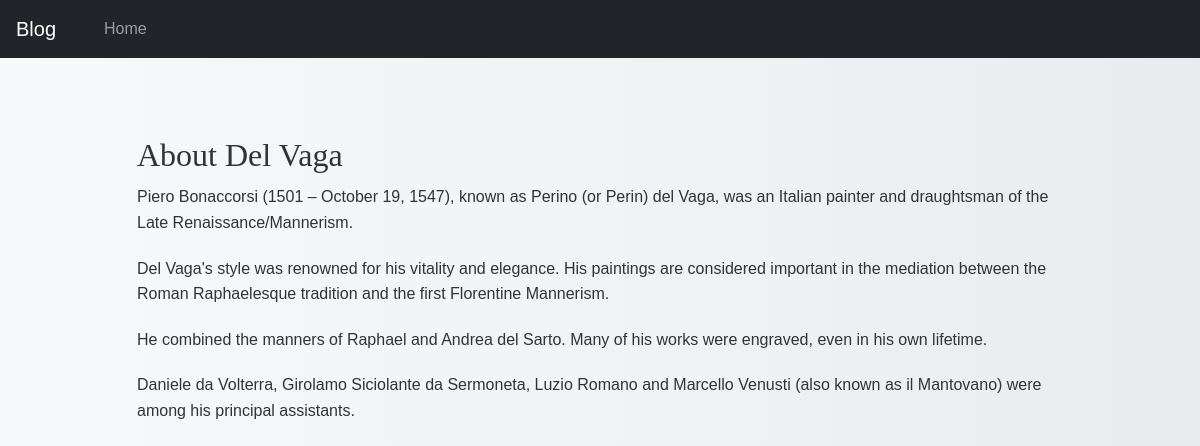
Screenshot of /blog/del_vaga/ with the database file from the repository.
### blog/models.py (models this page shows, shortened)
class Post(models.Model):
    class NewManager(models.Manager):
        def get_queryset(self):
            return super().get_queryset() .filter(status='published')
    options = (
        ('draft', 'Draft'),
        ('published', 'Published'),
    )
    title = models.CharField(max_length=300)
    excerpt = models.TextField(null=True )
    slug = models.SlugField(max_length=300, unique_for_date='publish')
    publish = models.DateTimeField(default=timezone.now)
    author = models.ForeignKey(User, on_delete=models.CASCADE, related_name='blog_posts')
    content = models.TextField()
    status = models.CharField(max_length=10, choices=options, default='draft')
    objects = models.Manager() #default
    newmanager = NewManager() #custom
    class Meta:
        ordering = ('-publish',)

### blog/views.py (the view)
# urls.py: path('<slug:post>/', views.post_single, name='post_single'),
def post_single(request, post):
    post = get_object_or_404(Post, slug=post, status='published')
    return render(request, 'single.html', {'post' : post})

### blog/templates/single.html (shortened to what this page needs)
<!DOCTYPE html>
<html lang="en">
<head>
<link rel="stylesheet" href="https://cdn.jsdelivr.net/npm/bootstrap@5.3.3/dist/css/bootstrap.rtl.min.css">
</head>
<body>
    <nav class="navbar navbar-expand-lg navbar-dark bg-dark">
        <a class="navbar-brand" href="#">Blog</a>
        <div class="collapse navbar-collapse" id="navbarNav">
          <ul class="navbar-nav">
            <li class="nav-item">
              <a class="nav-link"  href="http://127.0.0.1:8000/blog"> Home </a>
            </li>
          </ul>
      </div>
    </nav>
    <div class="container">
        <div class="row justify-content-md-center">
            <div class="col-md-10 pt-5">
              <div class="col-14"><h1 class="post-title">{{ post.title }}</h1></div>
              <div class="col-14" class="post-content">{{ post.content|safe}}</div>
            </div>
        </div>
      </div>
</body>
</html>

### blog/templates/single.html (style rules this page uses)
body { font-family: 'Arial', sans-serif; line-height: 1.6; color: #333; }
h1, h2, h3, h4, h5, h6 { font-family: 'Georgia', serif; margin-bottom: 20px; }
p { margin-bottom: 20px; }
.navbar { margin-bottom: 30px; }
.post-title { font-size: 2em; margin-bottom: 10px; }
body { background: linear-gradient(to right, #f8f9fa, #e9ecef); color: #333; }

### rows the page displays
Post: title "About Del Vaga", content "Piero Bonaccorsi (1501 – October 19, 1547), known as Perino (or Perin) del Vaga, was an Italian painter and draughtsman of the Late Renaissance/Mannerism. Del Vaga's style was renowned for his vitality and elegance. His paintings are considered important in the mediation between the Roman Raphaelesque tradition and the first Florentine Mannerism. He combined the manners of Raphael and Andrea del Sarto. Many of his works were engraved, even in his own lifetime. Daniele da Volterra, Girolamo Siciolante da Sermoneta, Luzio Romano and Marcello Venusti (also known as il Mantovano) were among his principal assistants."
